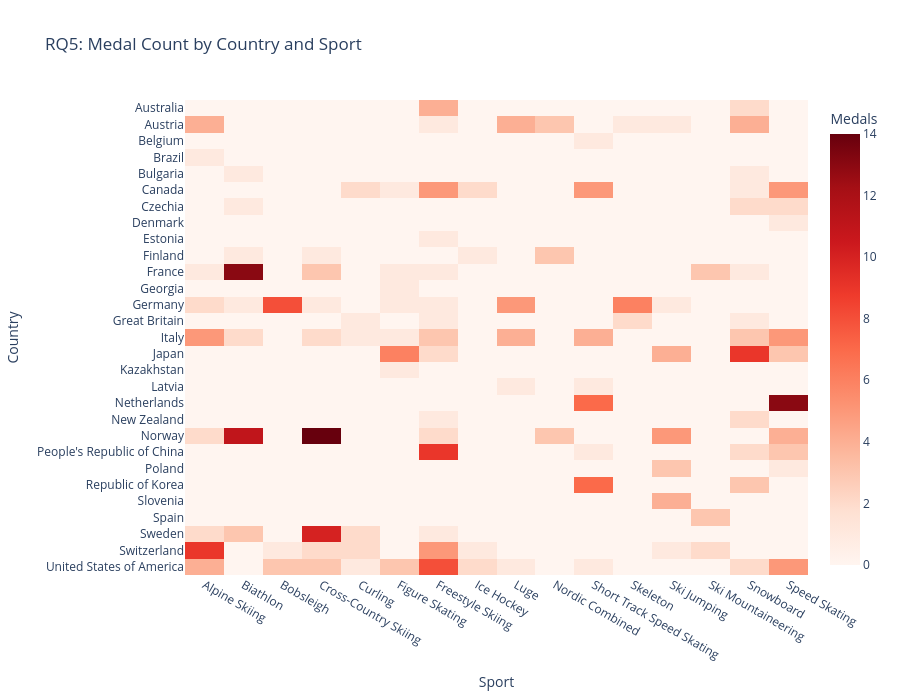

The notebook cell this image was saved under:
### Markdown cell above
The heatmap below shows how many medals each country won in each sport. Darker colors indicate higher medal counts, revealing patterns of specialization.

### Code cell
# Pivot table: countries vs sports
pivot = df.pivot_table(index="Country", columns="Sport", values="Sport_Total", fill_value=0)

# Heatmap: medal count by country and sport
fig = px.imshow(
    pivot,
    title="RQ5: Medal Count by Country and Sport",
    labels={"x": "Sport", "y": "Country", "color": "Medals"},
    color_continuous_scale="Reds",
    aspect="auto"
)
fig.update_layout(height=700)
fig.show()

### Figure 1 — Plotly figure (JSON) as saved in the notebook; plotly's stock layout.template omitted (floating-point values rounded to 4 significant figures; data arrays with more than 128 entries replaced by an {"elided": "..."} marker saying what was removed)
{"data": [{"coloraxis": "coloraxis", "hovertemplate": "Sport: %{x}<br>Country: %{y}<br>Medals: %{z}<extra></extra>", "name": "0", "type": "heatmap", "x": ["Alpine Skiing", "Biathlon", "Bobsleigh", "Cross-Country Skiing", "Curling", "Figure Skating", "Freestyle Skiing", "Ice Hockey", "Luge", "Nordic Combined", "Short Track Speed Skating", "Skeleton", "Ski Jumping", "Ski Mountaineering", "Snowboard", "Speed Skating"], "xaxis": "x", "y": ["Australia", "Austria", "Belgium", "Brazil", "Bulgaria", "Canada", "Czechia", "Denmark", "Estonia", "Finland", "France", "Georgia", "Germany", "Great Britain", "Italy", "Japan", "Kazakhstan", "Latvia", "Netherlands", "New Zealand", "Norway", "People's Republic of China", "Poland", "Republic of Korea", "Slovenia", "Spain", "Sweden", "Switzerland", "United States of America"], "yaxis": "y", "z": {"elided": "29x16 float values"}}], "layout": {"coloraxis": {"colorbar": {"title": {"text": "Medals"}}, "colorscale": [[0, "rgb(255,245,240)"], [0.125, "rgb(254,224,210)"], [0.25, "rgb(252,187,161)"], [0.375, "rgb(252,146,114)"], [0.5, "rgb(251,106,74)"], [0.625, "rgb(239,59,44)"], [0.75, "rgb(203,24,29)"], [0.875, "rgb(165,15,21)"], [1, "rgb(103,0,13)"]]}, "height": 700, "title": {"text": "RQ5: Medal Count by Country and Sport"}, "xaxis": {"anchor": "y", "domain": [0, 1], "title": {"text": "Sport"}}, "yaxis": {"anchor": "x", "autorange": "reversed", "domain": [0, 1], "title": {"text": "Country"}}}}
